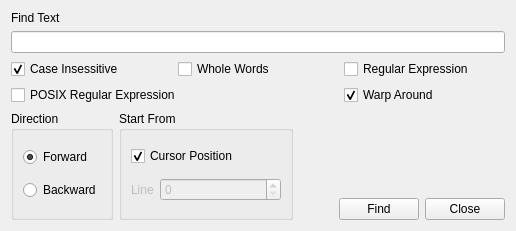
<?xml version="1.0" encoding="UTF-8"?>
<ui version="4.0">
 <class>FrmFindText</class>
 <widget class="QWidget" name="FrmFindText">
  <property name="geometry">
   <rect>
    <x>0</x>
    <y>0</y>
    <width>516</width>
    <height>231</height>
   </rect>
  </property>
  <property name="windowTitle">
   <string>Form</string>
  </property>
  <layout class="QVBoxLayout" name="verticalLayout">
   <item>
    <layout class="QHBoxLayout" name="horizontalLayout_3"/>
   </item>
   <item>
    <widget class="QLabel" name="label">
     <property name="text">
      <string>Find Text</string>
     </property>
    </widget>
   </item>
   <item>
    <widget class="QLineEdit" name="text_to_find"/>
   </item>
   <item>
    <layout class="QGridLayout" name="gridLayout">
     <item row="0" column="0">
      <widget class="QCheckBox" name="checkBox">
       <property name="text">
        <string>Case Insessitive</string>
       </property>
       <property name="checked">
        <bool>true</bool>
       </property>
      </widget>
     </item>
     <item row="0" column="1">
      <widget class="QCheckBox" name="checkBox_2">
       <property name="text">
        <string>Whole Words</string>
       </property>
      </widget>
     </item>
     <item row="0" column="2">
      <widget class="QCheckBox" name="checkBox_3">
       <property name="text">
        <string>Regular Expression</string>
       </property>
      </widget>
     </item>
     <item row="1" column="0" colspan="2">
      <widget class="QCheckBox" name="checkBox_4">
       <property name="text">
        <string>POSIX Regular Expression</string>
       </property>
      </widget>
     </item>
     <item row="1" column="2">
      <widget class="QCheckBox" name="checkBox_5">
       <property name="text">
        <string>Warp Around </string>
       </property>
       <property name="checked">
        <bool>true</bool>
       </property>
      </widget>
     </item>
    </layout>
   </item>
   <item>
    <layout class="QHBoxLayout" name="horizontalLayout_2">
     <item>
      <widget class="QGroupBox" name="groupBox">
       <property name="title">
        <string>Direction</string>
       </property>
       <layout class="QVBoxLayout" name="verticalLayout_4">
        <item>
         <widget class="QRadioButton" name="radioButton">
          <property name="text">
           <string>Forward</string>
          </property>
          <property name="checked">
           <bool>true</bool>
          </property>
         </widget>
        </item>
        <item>
         <widget class="QRadioButton" name="radioButton_2">
          <property name="text">
           <string>Backward</string>
          </property>
         </widget>
        </item>
       </layout>
      </widget>
     </item>
     <item>
      <widget class="QGroupBox" name="groupBox_2">
       <property name="title">
        <string>Start From</string>
       </property>
       <layout class="QVBoxLayout" name="verticalLayout_3">
        <item>
         <widget class="QCheckBox" name="checkBox_6">
          <property name="text">
           <string>Cursor Position</string>
          </property>
          <property name="checked">
           <bool>true</bool>
          </property>
         </widget>
        </item>
        <item>
         <layout class="QHBoxLayout" name="horizontalLayout_4">
          <item>
           <widget class="QLabel" name="label_2">
            <property name="enabled">
             <bool>false</bool>
            </property>
            <property name="text">
             <string>Line</string>
            </property>
           </widget>
          </item>
          <item>
           <widget class="QSpinBox" name="spinBox">
            <property name="enabled">
             <bool>false</bool>
            </property>
            <property name="sizePolicy">
             <sizepolicy hsizetype="Expanding" vsizetype="Fixed">
              <horstretch>0</horstretch>
              <verstretch>0</verstretch>
             </sizepolicy>
            </property>
           </widget>
          </item>
         </layout>
        </item>
       </layout>
      </widget>
     </item>
     <item>
      <layout class="QVBoxLayout" name="verticalLayout_2">
       <item>
        <spacer name="verticalSpacer">
         <property name="orientation">
          <enum>Qt::Vertical</enum>
         </property>
         <property name="sizeHint" stdset="0">
          <size>
           <width>20</width>
           <height>40</height>
          </size>
         </property>
        </spacer>
       </item>
       <item>
        <layout class="QHBoxLayout" name="horizontalLayout">
         <item>
          <spacer name="horizontalSpacer">
           <property name="orientation">
            <enum>Qt::Horizontal</enum>
           </property>
           <property name="sizeHint" stdset="0">
            <size>
             <width>40</width>
             <height>20</height>
            </size>
           </property>
          </spacer>
         </item>
         <item>
          <widget class="QPushButton" name="bt_find">
           <property name="text">
            <string>Find</string>
           </property>
          </widget>
         </item>
         <item>
          <widget class="QPushButton" name="bt_close">
           <property name="text">
            <string>Close</string>
           </property>
          </widget>
         </item>
        </layout>
       </item>
      </layout>
     </item>
    </layout>
   </item>
  </layout>
 </widget>
 <resources/>
 <connections/>
</ui>
